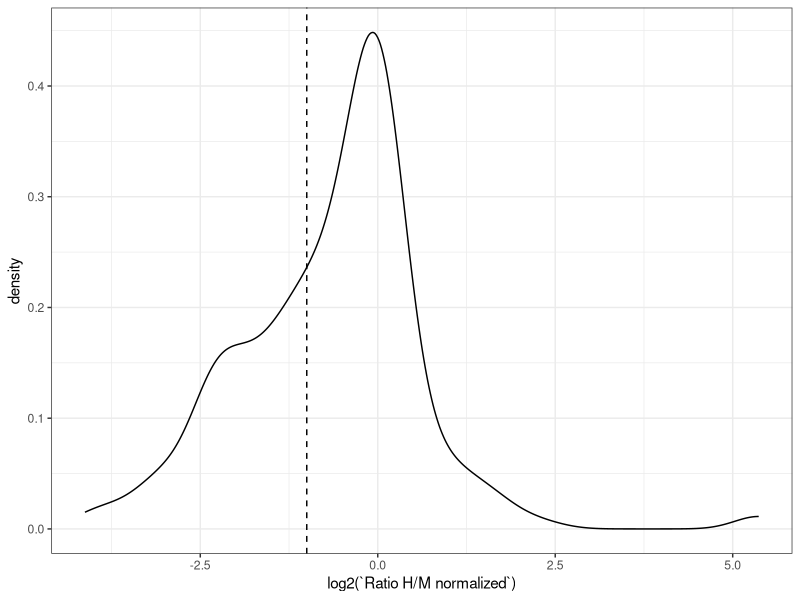
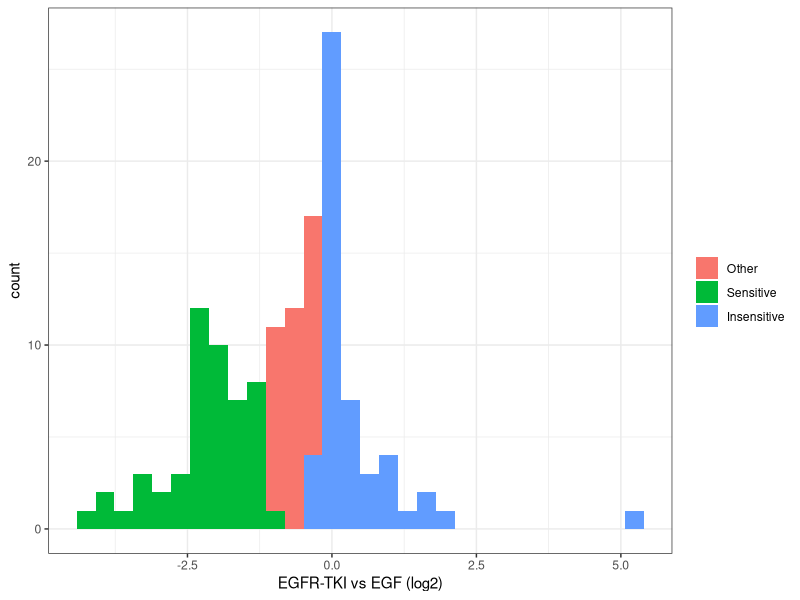

These figures' R source, in order:
## ---- chunk 1
library(tidyverse)
## ---- chunk 2
.data <- readxl::read_excel('../raw/Zhang_et_al_sup_data_1.xlsx', sheet=6, skip=1)
## ---- chunk 3
.data %>% ggplot(aes(log2(`Ratio H/M normalized`))) + geom_density() + theme_bw() +
  geom_vline(xintercept=-1, linetype=2)
## ---- chunk 4
erlotinib_sensitive <- .data %>%
  filter(log2(`Ratio H/M normalized`)<(-1)) %>%
  arrange(`Ratio H/M normalized`)

print(nrow(erlotinib_sensitive))
print(head(erlotinib_sensitive))
## ---- chunk 5
.data_protein <- .data %>%
  group_by(Protein) %>%
  summarise(`Ratio H/M normalized`=min(`Ratio H/M normalized`))

most_sensitive <- .data_protein %>% arrange(`Ratio H/M normalized`) %>%
  pull(Protein) %>% head(50)

least_sensitive <- .data_protein %>% arrange(`Ratio H/M normalized`) %>%
  pull(Protein) %>% tail(50)

.data_protein %>% mutate(sensitive=Protein %in% most_sensitive,
                         insensitive=Protein %in% least_sensitive,
                         label=recode(interaction(sensitive, insensitive),
                                      'FALSE.FALSE'='Other',
                                      'TRUE.FALSE'='Sensitive',
                                      'FALSE.TRUE'='Insensitive')) %>%
  ggplot(aes(log2(`Ratio H/M normalized`), fill=label)) +
  geom_histogram() +
  theme_bw() +
  scale_fill_discrete(name='') +
  xlab('EGFR-TKI vs EGF (log2)')
